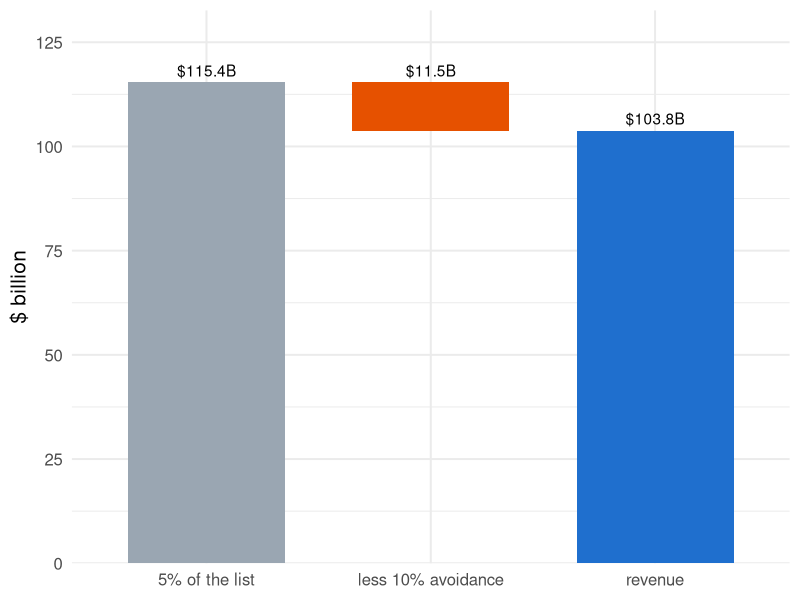
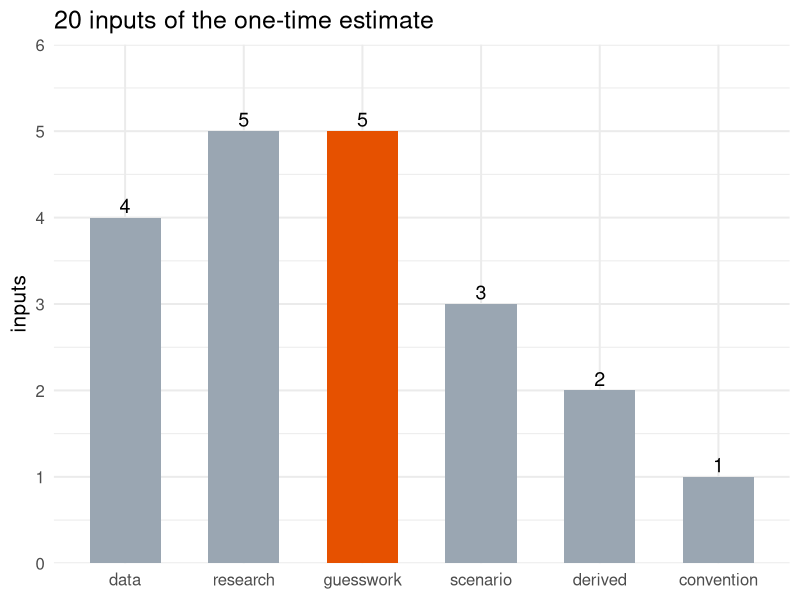
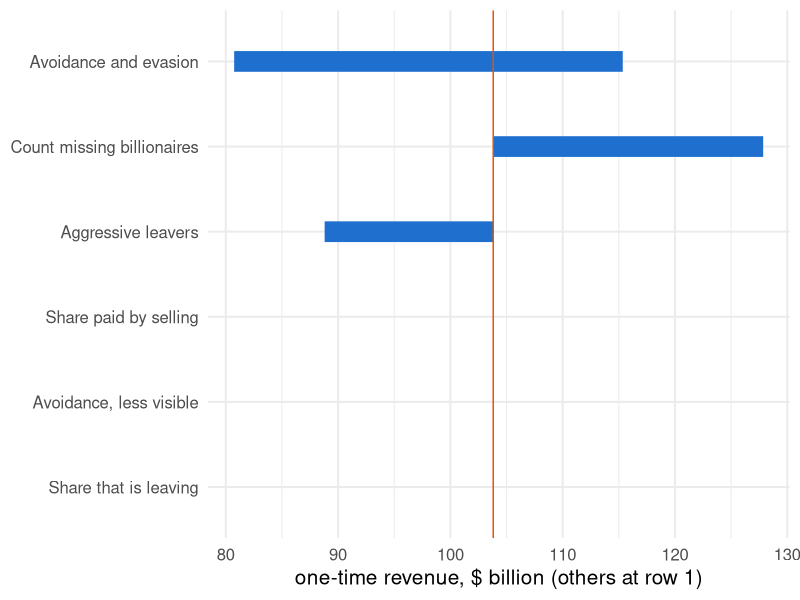

Recreate these plots in R, in order.
## ---- chunk 1
knitr::opts_chunk$set(
  echo = FALSE, fig.align = "center",
  fig.width = 10, fig.height = 4.2, dpi = 150,
  message = FALSE, warning = FALSE
)
library(ggplot2)
theme_set(theme_minimal(base_size = 15))

# Every number in this deck is read from the CSVs the targets pipeline writes
# (bsz-analysis/_targets.R: site_tab5_csv, site_inputs_csv,
# site_grid_csv, site_leavers_csv). Nothing below is retyped.
t5  <- read.csv("../data/tab5.csv")
ins <- read.csv("../data/inputs.csv", stringsAsFactors = FALSE)
grd <- read.csv("../data/grid.csv")
lv  <- read.csv("../data/leavers.csv", stringsAsFactors = FALSE)
tst <- read.csv("../data/test-results.csv", stringsAsFactors = FALSE)
W0 <- t5$wealth[1]; n0 <- t5$n_billionaires[1]
C  <- -t5$annual_ca_inctax_loss[1] / 0.05
bn <- function(x, d = 1) formatC(x, format = "f", digits = d, big.mark = ",")
row1 <- with(grd, avoidance == 0.10 & mobility_share == 0.5 & avoidance_small == 0.2 &
                  abs(sell_share - 1/3) < 1e-9 & pareto == 0 & leavers == 0)
## ---- chunk 2
d <- data.frame(
  step = factor(c("5% of the list", "less 10% avoidance", "revenue"),
                levels = c("5% of the list", "less 10% avoidance", "revenue")),
  value = c(0.05 * W0, -(0.05 * W0 - t5$wealth_tax_revenue[1]), t5$wealth_tax_revenue[1]))
d$start <- c(0, 0.05 * W0, 0); d$end <- d$start + d$value
ggplot(d, aes(x = step, xmin = as.numeric(step) - 0.35, xmax = as.numeric(step) + 0.35,
              ymin = start, ymax = end, fill = step)) +
  geom_rect() +
  geom_text(aes(y = pmax(start, end), label = paste0("$", bn(abs(value)), "B")), vjust = -0.5) +
  scale_y_continuous(expand = expansion(mult = c(0, 0.15))) +
  scale_fill_manual(values = c("#9aa6b2", "#e65100", "#1f6fce"), guide = "none") +
  labs(x = NULL, y = "$ billion")
## ---- chunk 3
x <- lv
x$name <- tools::toTitleCase(x$name)
x$timing <- ifelse(grepl("^pre", x$timing), "before 1 Jan", "later")
x$wealth <- bn(x$wealth)
x$annual_inctax_loss <- bn(x$annual_inctax_loss, 3)
names(x) <- c("Person", "Left", "Wealth $B", "Inc. tax lost $B/yr")
knitr::kable(x, format = "html", align = "llrr")
## ---- chunk 4
lev <- c("data", "research", "guesswork", "scenario", "derived", "convention")
cnt <- as.data.frame(table(factor(ins$origin, levels = lev)))
ggplot(cnt, aes(x = Var1, y = Freq, fill = Var1 == "guesswork")) +
  geom_col(width = 0.6) + geom_text(aes(label = Freq), vjust = -0.3, size = 5) +
  scale_y_continuous(expand = expansion(mult = c(0, 0.2))) +
  scale_fill_manual(values = c("#9aa6b2", "#e65100"), guide = "none") +
  labs(x = NULL, y = "inputs", title = paste(nrow(ins), "inputs of the one-time estimate"))
## ---- chunk 5
keys <- c(avoidance = "Avoidance and evasion", mobility_share = "Share that is leaving",
          avoidance_small = "Avoidance, less visible", sell_share = "Share paid by selling",
          pareto = "Count missing billionaires", leavers = "Aggressive leavers")
base <- grd[row1, ]
rows <- do.call(rbind, lapply(names(keys), function(k) {
  keep <- Reduce(`&`, lapply(setdiff(names(keys), k), function(o) abs(grd[[o]] - base[[o]]) < 1e-9))
  data.frame(input = keys[[k]], lo = min(grd$wealth_tax_revenue[keep]),
             hi = max(grd$wealth_tax_revenue[keep]))
}))
rows$input <- factor(rows$input, levels = rows$input[order(rows$hi - rows$lo)])
guess <- c("Avoidance and evasion", "Share that is leaving", "Avoidance, less visible",
           "Share paid by selling", "Aggressive leavers")   # origin labels: data/inputs.csv
movers <- as.character(rows$input[rows$hi - rows$lo > 1e-9 & rows$input %in% guess])
ggplot(rows, aes(y = input)) +
  geom_segment(aes(x = lo, xend = hi, yend = input), linewidth = 7, colour = "#1f6fce") +
  geom_vline(xintercept = base$wealth_tax_revenue, colour = "#e65100") +
  labs(x = "one-time revenue, $ billion (others at row 1)", y = NULL)
